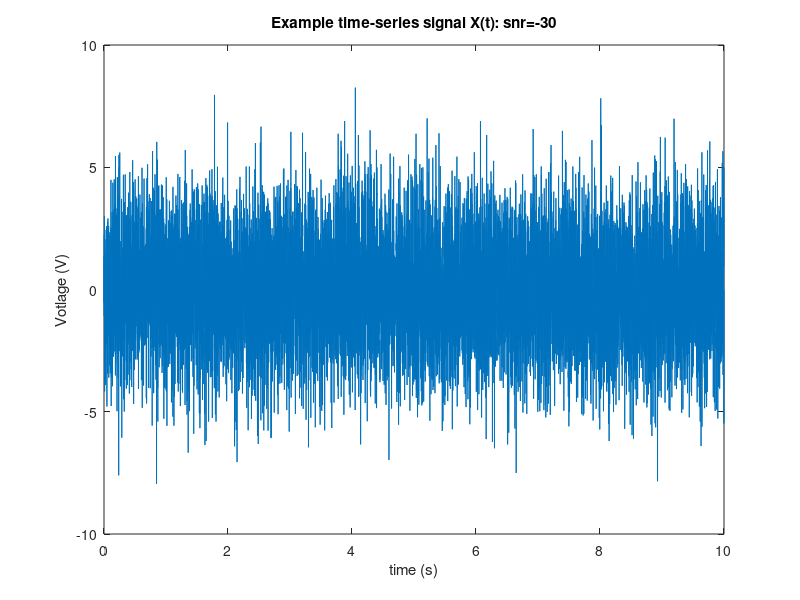
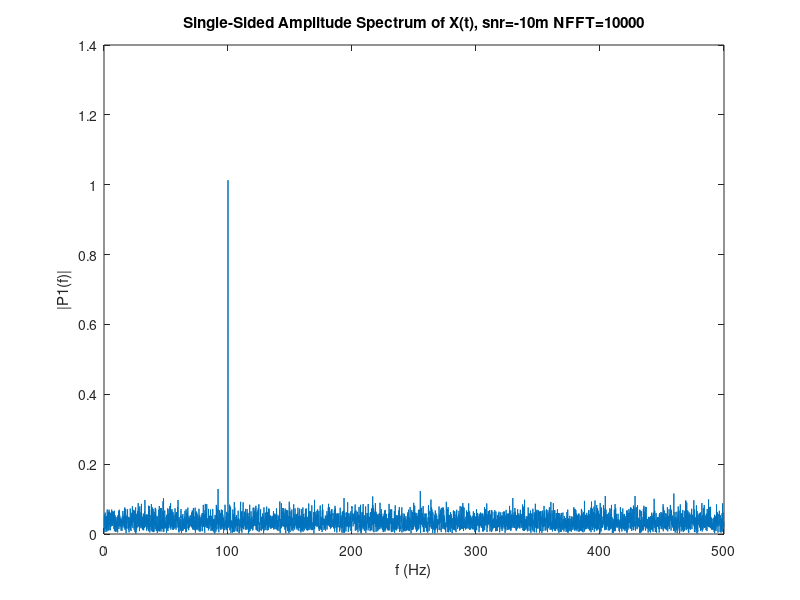
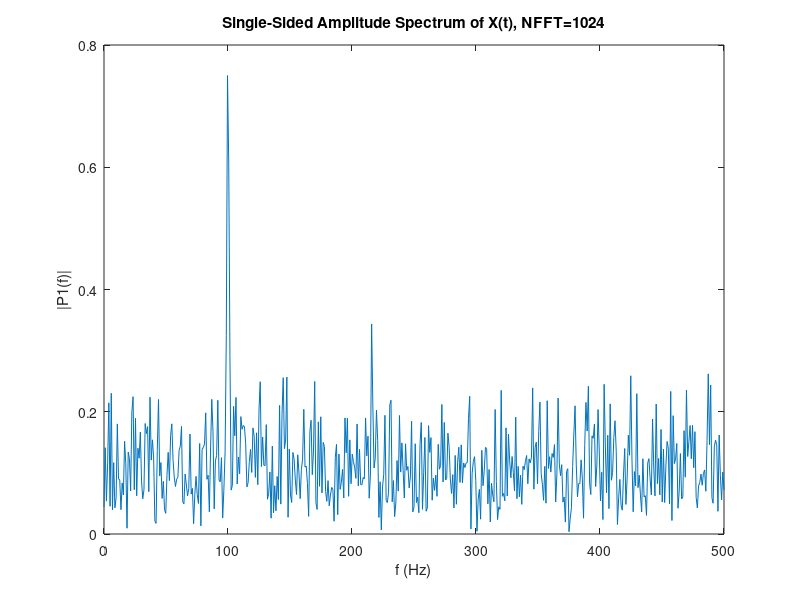
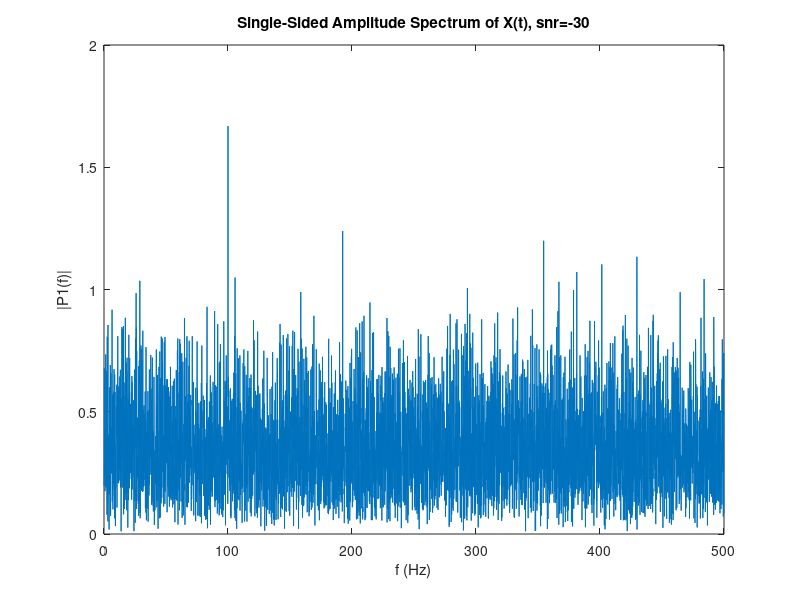

The MATLAB script that drew these images, in order:
close all
clear all
% Plot time series with frequency component f0:
Fs=1000;
t=0:1/Fs:10;

f0=100;
x0=sin(f0*2*pi*t);

%add some noise:
x1=x0+2*(randn(size(x0)));
figure(1)
plot(t,x1)
xlabel('time (s)')
ylabel('Votlage (V)')

title('Example time-series signal X(t)')
pause

disp('What is the frequency of the underlying signal?')
%What is the frequency components?
% calculate fft:
L=length(x1);
X1=fft(x1);
P2 = abs(X1/L);
P1 = P2(1:floor(L/2+1));
P1(2:end-1) = 2*P1(2:end-1);
f = Fs*(0:(L/2))/L;
figure(2)
plot(f,P1)
title('Single-Sided Amplitude Spectrum of X(t), snr=-10m NFFT=10000')
xlabel('f (Hz)')
ylabel('|P1(f)|')

disp('This show the frequency of the signal!  What if we use less data?')
pause
% Less data:
L=1024;
X1=fft(x1,L);
P2 = abs(X1/L);
P1 = P2(1:L/2+1);
P1(2:end-1) = 2*P1(2:end-1);
f = Fs*(0:(L/2))/L;
figure(3)
plot(f,P1)
title('Single-Sided Amplitude Spectrum of X(t), NFFT=1024')
xlabel('f (Hz)')
ylabel('|P1(f)|')

disp('What about if the data is noisier?')
x2=x0+20*(randn(size(x0)));
figure(1)
plot(t,x1)
xlabel('time (s)')
ylabel('Votlage (V)')

title('Example time-series signal X(t): snr=-30')
L=length(x2);
X1=fft(x2);
P2 = abs(X1/L);
P1 = P2(1:floor(L/2+1));
P1(2:end-1) = 2*P1(2:end-1);
f = Fs*(0:(L/2))/L;
figure(4)
plot(f,P1)
title('Single-Sided Amplitude Spectrum of X(t), snr=-30')
xlabel('f (Hz)')
ylabel('|P1(f)|')
